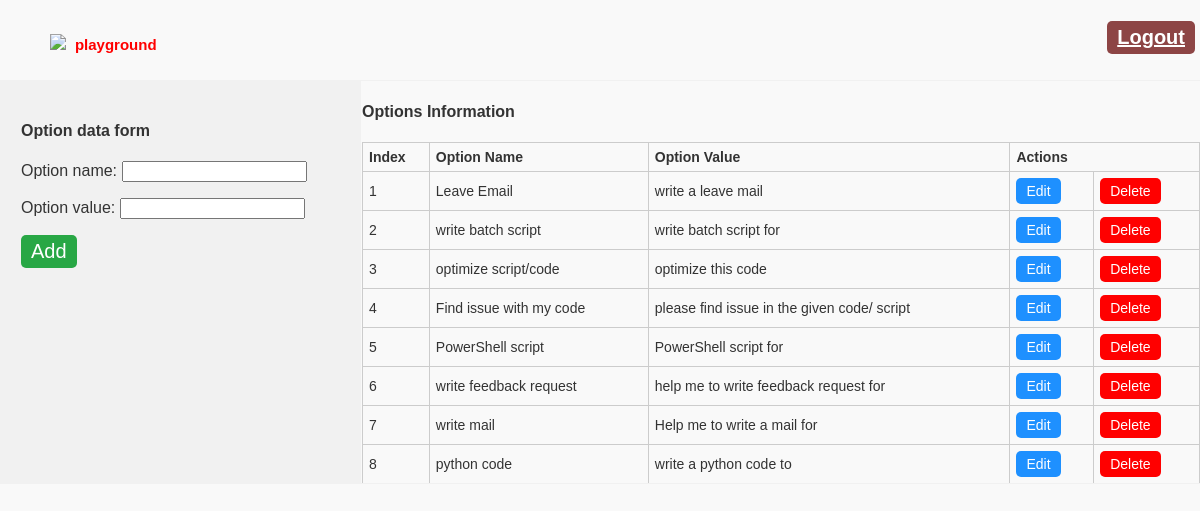
The app's page /addandshow/ (signed in) with its own data.
### plyapp/models.py (models this page shows, shortened)
class QueryOption(models.Model):
    option_name = models.CharField(max_length=50)
    option_value = models.CharField(max_length=100)

### plyapp/views.py (the view)
# urls.py: path('addandshow/', views.add_show, name='addandshow'),
@login_required(login_url='/accounts/login/')
def add_show(request):
    options = QueryOption.objects.all()
    if request.method == 'POST':
        qf = QueryForms(request.POST)
        if qf.is_valid():
          on = qf.cleaned_data['option_name']
          ov = qf.cleaned_data['option_value']
          qo = QueryOption(option_name = on, option_value = ov)
          qo.save()
          qf = QueryForms()
    else:
        qf = QueryForms()   #didnt taking any data from frontend
    return render(request, 'addandshow.html', {"form": qf, "options":options})

### plyapp/forms.py
class QueryForms(forms.ModelForm):
    class Meta:
        model = QueryOption
        fields = ['option_name', 'option_value']  #for showing in frontend html

### plyapp/templates/addandshow.html (shortened to what this page needs)
<!DOCTYPE html>
<html>
<head>
</head>
<body>
        <h1>
            <div class="logo">
                <img src="https://www.workelevate.com/images/we-black-logo.png" width="230">
                <span style="text-transform: lowercase; color: red; font-size: 15px;">playground</span>
                <a href="{% url 'logout' %}" class = "btn">Logout</a>
            </div>
        </h1>
    <div class="container">
        <div class="left-section">
            <h4>Option data form</h4>
            <form action="" method="POST">
                {{ form.as_p }}
                <input type="submit" class="submit-button add-button" value="Add">
            </form>
        </div>
        <div class="right-section">
            <h4>Options Information</h4>
            {% if options %}
            <table class="table">
                <thead>
                    <tr>
                        <th scope="col">Index</th>
                        <th scope="col">Option Name</th>
                        <th scope="col">Option Value</th>
                        <th scope="col" colspan="2">Actions</th>
                    </tr>
                </thead>
                <tbody>
                    {% for option in options%}
                    <tr>
                        <td>{{ forloop.counter }}</td>
                        <td>{{ option.option_name }}</td>
                        <td>{{ option.option_value }} </td>
                        <td><form action="{% url 'updateoption' option.id %}" method = "post">{% csrf_token %}
                                <input type="submit" class="submit-button edit-button" value="Edit">
                            </form>
                        </td>
                            <td>
                                <input type="button" class="submit-button delete-button" value="Delete" onclick="confirmDelete('{{ option.id }}', '{{ option.option_name }}')">
                            </td>
                    </tr>
                    {% endfor %}
                </tbody>
            </table>
            {% else %}
            <h5> No records found</h5>
            {% endif %}
        </div>
    </div>
</body>
</html>

### plyapp/templates/addandshow.html (style rules this page uses)
body { font-family: Arial, sans-serif; background-color: #f9f9f9; color: #333; margin: 0; padding: 0; }
.container { width: 100%; padding: 1px; margin-bottom: 10px; text-align: left; background-color: #f1f1f1; }
.container { display: grid; grid-template-columns: 30% 70%; }
.left-section { padding: 20px; }
.right-section { background-color: #f9f9f9; padding: 1px; height: 400px; overflow: auto; }
.table { width: 100%; border-collapse: collapse; margin-top: 20px; }
.table th, .table td { border: 1px solid #ccc; padding: 6px; font-size: 14px; }
input[type="submit"] { color: #fff; padding: 5px 10px; border: none; border-radius: 5px; cursor: pointer; margin-right: 5px; }
input[type="button"] { color: #fff; padding: 5px 10px; border: none; border-radius: 5px; cursor: pointer; margin-right: 5px; }
.add-button { background-color: #28a745; font-size: 20px; }
.edit-button { background-color: #1E90FF; font-size: 14px; }
.delete-button { background-color: #FF0000; font-size: 14px; }
.logo { margin-left: 50px; margin-right:0px; }
.btn { float : right ; background-color: #8d4545; font-size: 20px; color: #fff; padding: 5px 10px; border: none; border-radius: 5px; cursor: pointer; margin-right: 5px; }

### records on screen
QueryOption: option_name "Leave Email", option_value "write a leave mail"
QueryOption: option_name "write batch script", option_value "write batch script for"
QueryOption: option_name "optimize script/code", option_value "optimize this code"
QueryOption: option_name "Find issue with my code", option_value "please find issue in the given code/ script"
QueryOption: option_name "PowerShell script", option_value "PowerShell script for"
QueryOption: option_name "write feedback request", option_value "help me to write feedback request for"
QueryOption: option_name "write mail", option_value "Help me to write a mail for"
QueryOption: option_name "python code", option_value "write a python code to"
